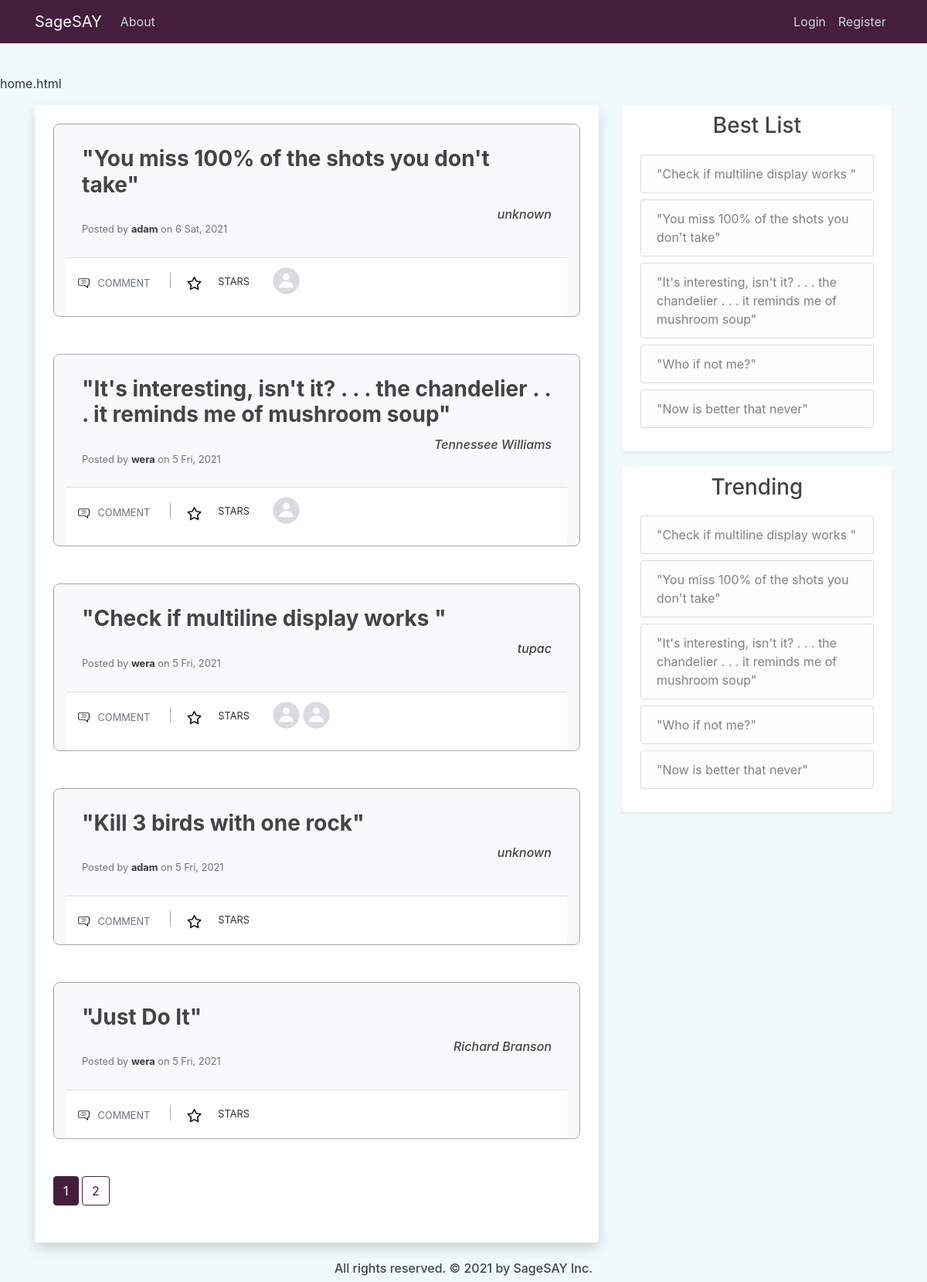
The page /home on the database its author committed.
### quotes_app/models.py (models this page shows, shortened)
class User(db.Model, UserMixin):
    id = db.Column(db.Integer, primary_key=True)
    username = db.Column(db.String(20), unique=True, nullable=False)
    email = db.Column(db.String(120), unique=True, nullable=False)
    image_file = db.Column(db.String(20), nullable=False, default='default.jpg')
    password = db.Column(db.String(60), nullable=False)
    posts = db.relationship('Post', backref='posted_by', lazy=True)
    comments = db.relationship('Comment', backref='comment_author', lazy=True)
    likes = db.relationship('Like', backref='like_author', lazy=True)
    more_info = db.relationship('MoreInfoUser', backref='info_author', lazy=True)

class Post(db.Model):
    id = db.Column(db.Integer, primary_key=True)
    author = db.Column(db.String(100), nullable=False, default='Anonymous')
    content = db.Column(db.Text, nullable=False)
    date_posted = db.Column(db.DateTime, nullable=False, default=dt.utcnow)
    user_id = db.Column(db.Integer, db.ForeignKey('user.id'), nullable=False)
    comments = db.relationship('Comment', backref='comment_post', lazy=True)
    likes = db.relationship('Like', backref='like_post', lazy=True)

### quotes_app/main/routes.py (the view)
@main.route("/", methods=['GET', 'POST'])
@main.route("/home", methods=['GET', 'POST'])
def home():
    post_id = request.args.get('star', type=int)
    if post_id:
        if current_user.is_authenticated:
            update_like_table(current_user, post_id)
        else:
            flash('Please log in to give a star.', 'quotes')
    page = request.args.get('page', 1, type=int)
    posts = Post.query.order_by(Post.date_posted.desc()).paginate(page=page, per_page=5)
    posts_data = prepare_posts_display(posts)
    best_posts = get_best_posts(5)
    trend_posts = get_trending(5)
    return render_template('home.html', posts=posts, posts_data=posts_data,
        best_posts=best_posts, trend_posts=trend_posts)

### quotes_app/main/utils.py (called while the page is built)
def prepare_posts_display(posts):
    posts_data = []
    for post in posts.items:
        post_info = []
        likes = Like.query.filter_by(like_post=post).limit(8).all()
        for like in likes:
            post_info.append(User.query.get(like.user_id))
        post_info.append(post)
        starred = None
        if current_user.is_authenticated:
            starred = Like.query.filter_by(like_post=post, like_author=current_user).first()
        if starred:
            post_info.append(True)
        else:
            post_info.append(False)
        posts_data.append(post_info)
    return posts_data

def get_best_posts(size):
    posts = Like.query.with_entities(Like.post_id, func.count(Like.user_id))\
        .group_by(Like.post_id).order_by(func.count(Like.user_id).desc()).limit(size).all()
    prep_posts = []
    for item in posts:
        post = Post.query.get(item[0])
        prep_posts.append(post)
    if len(prep_posts) < size:
        prep_posts = prep_posts + Post.query.filter(Post.id.\
            notin_([item.id for item in prep_posts])).order_by(Post.date_posted).\
            limit(size-len(prep_posts)).all()
    return prep_posts

def get_trending(size):
    time_window = dt.utcnow() - timedelta(days=7)
    posts = Like.query.filter(Like.date_like >= time_window).with_entities(Like.post_id,
        func.count(Like.user_id)).group_by(Like.post_id).order_by(func.count(Like.user_id)\
        .desc()).limit(size).all()
    prep_posts = []
    for item in posts:
        post = Post.query.get(item[0])
        prep_posts.append(post)
    if len(prep_posts) < size:
        prep_posts = prep_posts + Post.query.filter(Post.date_posted >= time_window,
            Post.id.notin_([item.id for item in prep_posts])).order_by(Post.date_posted).\
            limit(size-len(prep_posts)).all()
    return prep_posts

### quotes_app/templates/home.html (shortened to what this page needs)
{% extends "layout.html" %}
{% block content %}
<div class="col-md-8">
<div class="mx-auto">
    <div class="container py-4 px-4 bg-white shadow rounded overflow-hidden">
        {% for post in posts_data %}
            <div class="card bg-light mb-5 border-5 pt-2 active pb-0 px-3">
                <div class="card-body ">
                    <div class="row">
                        <div class="col-12 link-post-content">
                            <a href="#"><h3 class="card-title "><b>"{{ post[-2].content }}"</b></h3></a>
                        </div>
                        <div class="col-12 d-flex justify-content-end text-center">
                            <h6><i>{{ post[-2].author }}</i></h6>
                        </div>
                        <div class="col">
                            <h6 class="card-subtitle mb-2 text-muted">
                                <p class="card-text text-muted small"> Posted by <a href="{{ url_for('users.user_profile', username=post[-2].posted_by.username) }}" class="font-weight-bold text-dark"> {{ post[-2].posted_by.username }}</a> on {{ post[-2].date_posted.strftime('%-d %a, %Y') }}</p>
                            </h6>
                        </div>
                    </div>
                </div>
                <div class="card-footer bg-white px-0 ">
                    <div class="row">
                        <div class="col-md-auto ">
                            <a href="#" class="btn btn-outlined btn-black text-muted bg-transparent" data-wow-delay="0.7s">
                                <img src="{{ url_for('static', filename='comment.png') }}" class="mr-1 " width="19" height="19">
                                <small>COMMENT</small>
                            </a>
                            <a href="{{ url_for('main.home', page=posts.page, star=post[-2].id) }}" class="btn btn-outlined btn-black text-muted bg-transparent" data-wow-delay="0.7s">
                            {% if post[-1] == True %}
                                <img src="{{ url_for('static', filename='christmas-star.png') }}" class="mr-1" width="19" height="19">
                            {% else %}
                                <img src="{{ url_for('static', filename='star.png') }}" class="mr-1" width="19" height="19">
                            {% endif %}
                            </a>
                            <small>STARS</small>
                        </div>
                        <div class="col-md-auto ">
                            <ul class="list-inline">
                                {% for user in post[:-2] %}
                                <li class="list-inline-item">
                                    <a href="{{ url_for('users.user_profile', username=user.username) }}" >
                                        <img src="{{ url_for('static', filename='profile_pics/' + user.image_file) }}" alt="DP" class=" rounded-circle" width="35" height="35">
                                    </a>
                                </li>
                                {% endfor %}
                            </ul>
                        </div>
                    </div>
                </div>
            </div>
        {% endfor %}
        {% for page_num in posts.iter_pages(left_edge=1, right_edge=1, left_current=1, right_current=2) %}
        {% if page_num %}
            {% if posts.page == page_num %}
            <a class="btn btn-violet mb-4" href="{{ url_for('main.home', page=page_num) }}">{{ page_num }}</a>
            {% else %}
                <a class="btn btn-outline-violet mb-4" href="{{ url_for('main.home', page=page_num) }}">{{ page_num }}</a>
            {% endif %}
        {% else %}
            ...
        {% endif %}
        {% endfor %}
    </div>
</div>
</div>
<div class="col-md-4">
    <div class="content-section shadow-sm">
        <div class="mb-3 text-center">
            <h3>Best List</h3>
        </div>
        <ul class="list-group">
            {% if not best_posts %}
                <a href="{{ url_for('posts.new_post') }}"><li class="list-group-item list-group-item-light">No Adages. Add one.</li></a>
            {% else %}
                {% for post in best_posts %}
                    <a href="#" class="p-1"><li class="list-group-item list-group-item-light">"{{ post.content }}"</li></a>
                {% endfor %}
            {% endif %}
        </ul>
    </div>
    <div class="content-section shadow-sm">
        <div class="mb-3 text-center">
            <h3>Trending</h3>
        </div>
        <ul class="list-group">
            {% if not trend_posts %}
                <li class="list-group-item list-group-item-light">No activity. Add an Adage or give a star.</li>
            {% else %}
                {% for post in trend_posts %}
                <a href="#" class="p-1"><li class="list-group-item list-group-item-light">"{{ post.content }}"</li></a>
                {% endfor %}
            {% endif %}
        </ul>
    </div>
</div>
{% endblock content %}

### quotes_app/static/main.css (style rules this page uses)
body { background: #f0fafa; color: #333333; margin-top: 6rem; }
h1, h2, h3, h4, h5, h6 { color: #444444; }
.btn-outline-violet { color: #451e3e; border-color: #451e3e; }
.btn-violet { color: white; border-color: #451e3e; background-color: #451e3e; }
.list-group a { text-decoration: none; }
.link-post-content a { color: #444444; text-decoration: none; }
.content-section { background: #ffffff; padding: 10px 20px; border-radius: 3px; margin-bottom: 20px; }
.card { background: #451e3e; padding: 10px 20px; border: 1px solid #A8A8A8; border-radius: 8px; margin-bottom: 20px; }
.list-inline-item:not(:last-child) { margin-right: 0px; }

### rows shown on the page
User: content "You miss 100% of the shots you don't take", author "unknown", username "adam", date_posted "6 Sat, 2021", image_file (picture), content "It's interesting, isn't it? . . . the chandelier . . . it reminds me of mushroom soup", author "Tennessee Williams", username "wera", date_posted "5 Fri, 2021"
User: content "Check if multiline display works", author "tupac", username "wera", date_posted "5 Fri, 2021", image_file (placeholder picture)
Post: content "Kill 3 birds with one rock", author "unknown", username "adam", date_posted "5 Fri, 2021"
Post: content "Just Do It", author "Richard Branson", username "wera", date_posted "5 Fri, 2021"
Post: content "Check if multiline display works"
Post: content "You miss 100% of the shots you don't take"
Post: content "It's interesting, isn't it? . . . the chandelier . . . it reminds me of mushroom soup"
Post: content "Who if not me?"
Post: content "Now is better that never"

### other values the page prints
{{ self._TemplateReference__context.name }} "home.html"
{{ page_num }} "1"
{{ page_num }} "2"
